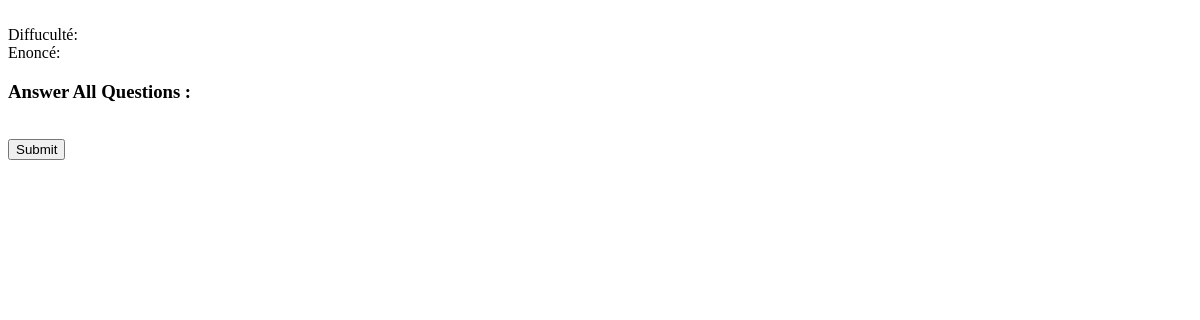
Before: /View/exercice.php with the older database file.
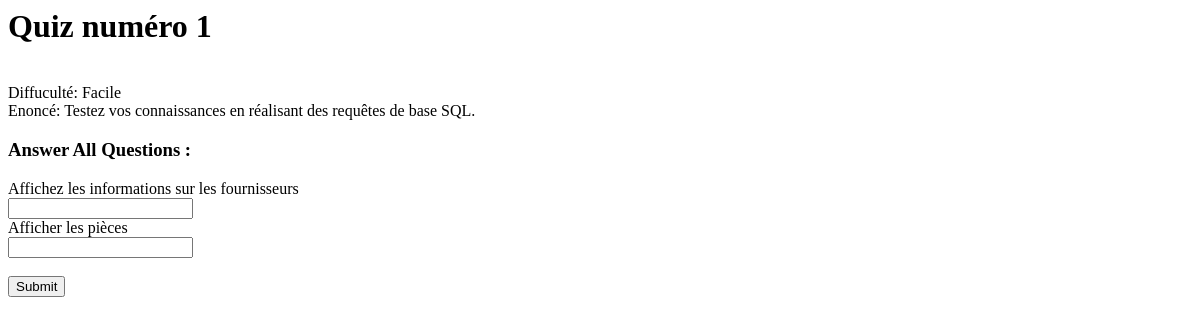
After: the same page with the newer database file.
### tables this page shows
CREATE TABLE IF NOT EXISTS `quiz` (
  `quiz_id` int NOT NULL,
  `quiz_name` varchar(50) DEFAULT NULL,
  `quiz_difficulty` varchar(50) DEFAULT NULL,
  `quiz_description` varchar(1000) DEFAULT NULL,
  `user_id` int NOT NULL,
  `quiz_database` varchar(50) NOT NULL,
  PRIMARY KEY (`quiz_id`),
  KEY `user_id` (`user_id`)
);

CREATE TABLE IF NOT EXISTS `question` (
  `question_id` int NOT NULL,
  `question_text` varchar(1000) DEFAULT NULL,
  `question_answer` varchar(1000) DEFAULT NULL,
  `quiz_id` int NOT NULL,
  PRIMARY KEY (`question_id`),
  KEY `quizz_id` (`quiz_id`)
);

### View/exercice.php (the view, shortened to what this page needs)
<body>
	<div id=exercice>
		<?php
		try{
			$con = new PDO('mysql:host=localhost;dbname=db_project','root','');
		}catch(PDOException $e){
				die('Erreur : '.$e->getMessage());
		}
		?>
		<?php
		$quizId=0;
		$quizSelection= $con->query("SELECT `quiz_id`, `quiz_name`,`quiz_difficulty`, `quiz_description` FROM `quiz` WHERE `quiz_id`= $quizId")->fetch();
		?>
		<h1><?php echo $quizSelection['quiz_name']; ?></h1>
		<br>
		<?php echo "Diffuculté: ".$quizSelection['quiz_difficulty']; ?>
		<br>
		<?php echo "Enoncé: ".$quizSelection['quiz_description']; ?>
	</div>
	<div>
		<h3>Answer All Questions : </h3>
		<?php
		$questionSelection= $con->query("SELECT `question_id`, `question_text`,`question_answer` FROM `question` WHERE `quiz_id`= $quizId");
 		foreach ($questionSelection as $question) {
  			$questionText=$question['question_text'];
  			echo $questionText;
  			?>
  			<br>
  			<input type="text" id="<?php echo($question['question_id']);?>" name="<?php echo($question['question_id']);?>">
  			<br>
  		<?php
  		}
		?>
		<br>
		<form action='' method='POST'>
			<input type="submit" name="submitAnswers" value="Submit">
		</form>
	</div>
</body>

Changed rows visible on the page:
added quiz: quiz_name "Quiz numéro 1", quiz_difficulty "Facile", quiz_description "Testez vos connaissances en réalisant des requêtes de base SQL."
now on this page (row edited): question: question_text "Affichez les informations sur les fournisseurs"
now on this page (row edited): question: question_text "Afficher les pièces"
